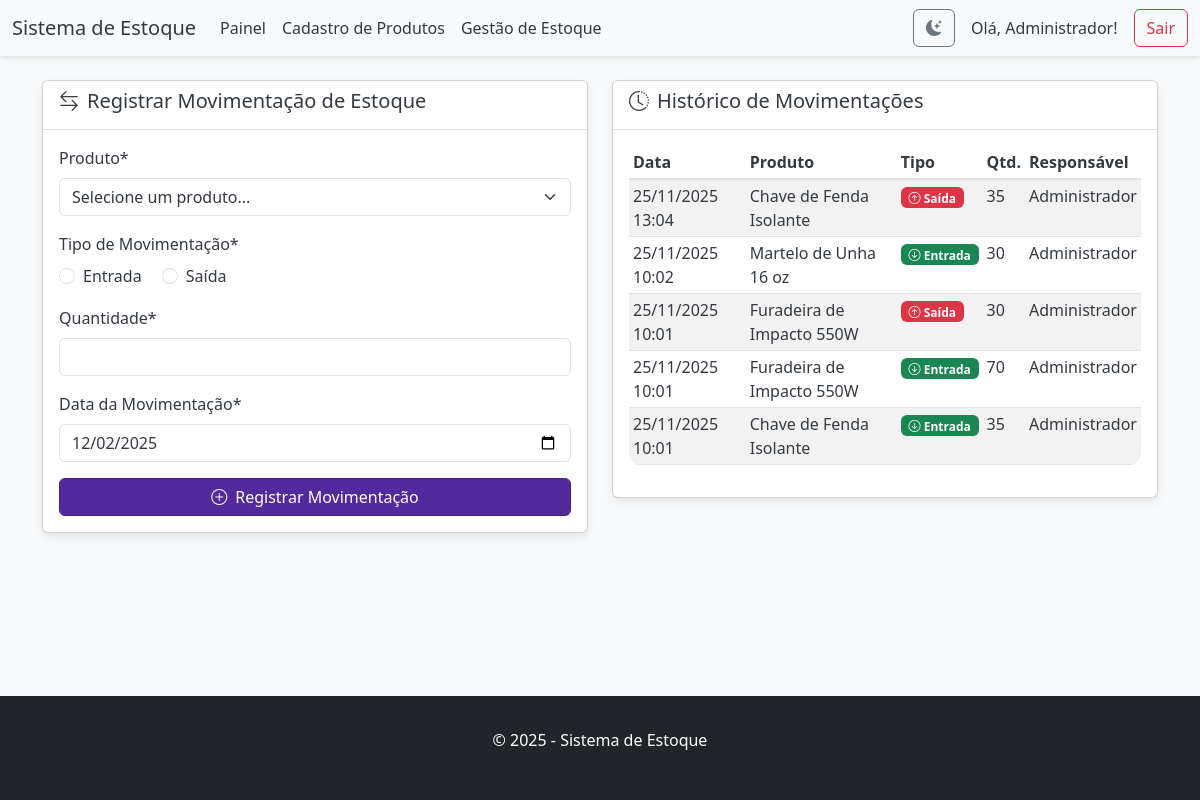
The app's page /estoque/ (signed in), older data.
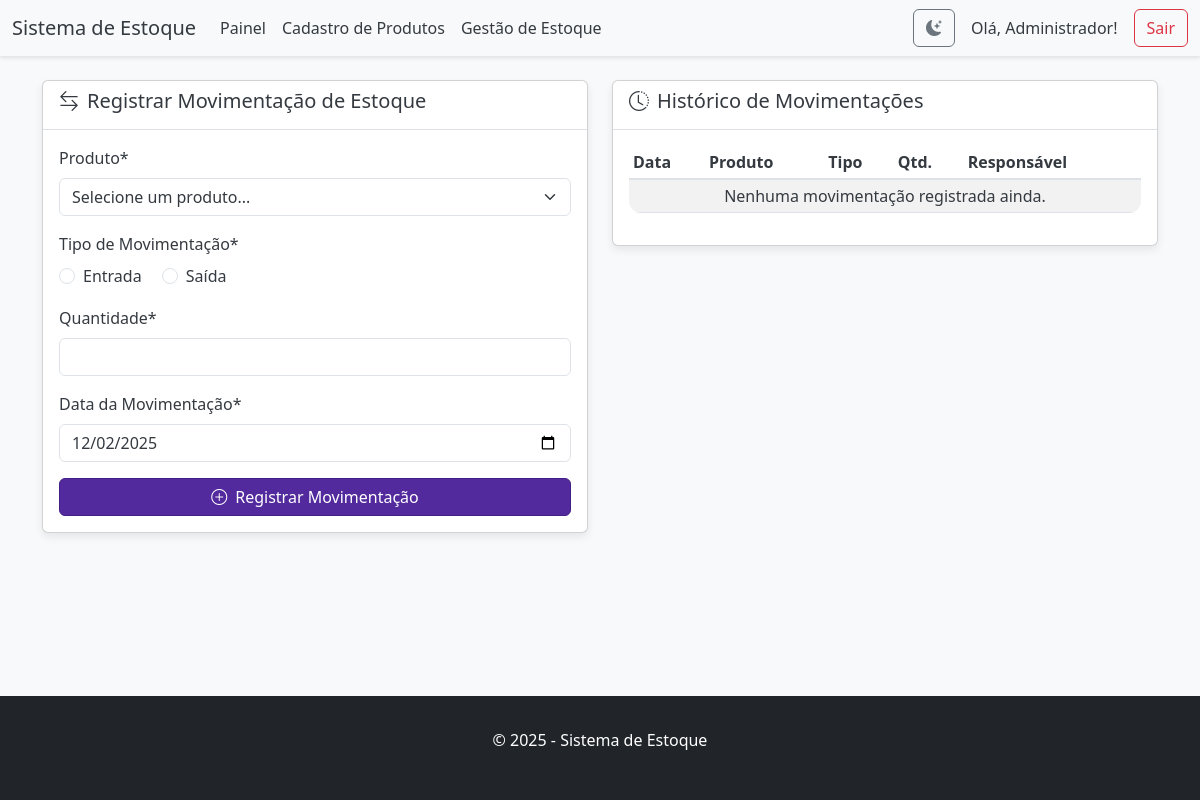
The same page, newer data.
### models.py (models this page shows, shortened)
class User(db.Model, UserMixin):
    __tablename__ = "auth_user"
    id = db.Column(db.Integer, primary_key=True)
    username = db.Column(db.String(150), unique=True, nullable=False)
    password = db.Column(db.String(255), nullable=False)
    nome = db.Column(db.String(150), nullable=False)
    email = db.Column(db.String(200), nullable=False, unique=True)
    movimentacoes_realizadas = relationship("MovimentacaoEstoque", back_populates="responsavel")

class MovimentacaoEstoque(db.Model):
    __tablename__ = 'movimentacoes_estoque'
    id = db.Column(db.Integer, primary_key=True)
    tipo = db.Column(db.String(20), nullable=False)
    quantidade = db.Column(db.Integer, nullable=False)
    data_movimentacao = db.Column(db.DateTime, nullable=False, default=datetime.utcnow)
    produto_id = db.Column(db.Integer, db.ForeignKey('produtos.id'), nullable=False)
    responsavel_id = db.Column(db.Integer, db.ForeignKey('auth_user.id'), nullable=False)
    produto = relationship("Produto", back_populates="movimentacoes")
    responsavel = relationship("User", back_populates="movimentacoes_realizadas")

class Produto(db.Model):
    __tablename__ = 'produtos'
    id = db.Column(db.Integer, primary_key=True)
    titulo = db.Column(db.String(200), nullable=False)
    descricao = db.Column(db.Text(1000), nullable=False)
    marca = db.Column(db.String(100), nullable=False)
    modelo = db.Column(db.String(100), nullable=True)
    caracteristicas = db.Column(db.Text, nullable=True)
    estoque = db.Column(db.Integer, nullable=False, default=0)
    estoque_min = db.Column(db.Integer, nullable=False, default=5)
    movimentacoes = relationship("MovimentacaoEstoque", back_populates="produto")

### estoque_controller.py (the view)
@bp.route('/')
@login_required
def index():
    produtos = Produto.query.order_by(Produto.titulo).all()
    movimentacoes = MovimentacaoEstoque.query.order_by(MovimentacaoEstoque.data_movimentacao.desc()).limit(50).all()
    return render_template('estoque.html', produtos=produtos, movimentacoes=movimentacoes)

### templates/estoque.html (shortened to what this page needs)
{% extends 'layout.html' %}
{% block content %}
<div class="container mt-4">
    <div class="row">
        <div class="col-md-6">
            <div class="card">
                <div class="card-header">
                    <h5><i class="bi bi-arrow-left-right me-2"></i>Registrar Movimentação de Estoque</h5>
                </div>
                <div class="card-body">
                    <form action="{{ url_for('estoque.movimentar') }}" method="post">
                        <div class="mb-3">
                            <label for="produto_id" class="form-label">Produto*</label>
                            <select class="form-select" id="produto_id" name="produto_id" required>
                                <option value="" selected disabled>Selecione um produto...</option>
                            </select>
                        </div>
                        <div class="mb-3">
                            <label class="form-label">Tipo de Movimentação*</label>
                            <div>
                                <div class="form-check form-check-inline">
                                    <input class="form-check-input" type="radio" name="tipo" id="tipoEntrada" value="Entrada" required>
                                    <label class="form-check-label" for="tipoEntrada">Entrada</label>
                                </div>
                                <div class="form-check form-check-inline">
                                    <input class="form-check-input" type="radio" name="tipo" id="tipoSaida" value="Saída" required>
                                    <label class="form-check-label" for="tipoSaida">Saída</label>
                                </div>
                            </div>
                        </div>
                        <div class="mb-3">
                            <label for="quantidade" class="form-label">Quantidade*</label>
                            <input type="number" class="form-control" id="quantidade" name="quantidade" min="1" required>
                        </div>
                        <div class="mb-3">
                            <label for="data_movimentacao" class="form-label">Data da Movimentação*</label>
                            <input type="date" class="form-control" id="data_movimentacao" name="data_movimentacao" required>
                        </div>
                        <button type="submit" class="btn btn-primary w-100">
                            <i class="bi bi-plus-circle me-2"></i>Registrar Movimentação
                        </button>
                    </form>
                </div>
            </div>
        </div>
        <div class="col-md-6">
            <div class="card">
                <div class="card-header">
                    <h5><i class="bi bi-clock-history me-2"></i>Histórico de Movimentações</h5>
                </div>
                <div class="card-body" style="max-height: 500px; overflow-y: auto;">
                    <table class="table table-sm table-striped">
                        <thead>
                            <tr>
                                <th>Data</th>
                                <th>Produto</th>
                                <th>Tipo</th>
                                <th>Qtd.</th>
                                <th>Responsável</th>
                            </tr>
                        </thead>
                        <tbody>
                            {% for mov in movimentacoes %}
                            <tr>
                                <td>{{ mov.data_movimentacao.strftime('%d/%m/%Y %H:%M') }}</td>
                                <td>{{ mov.produto.titulo }}</td>
                                <td><span class="badge bg-{{ 'success' if mov.tipo == 'Entrada' else 'danger' }}">
                                    <i class="bi bi-{{ 'arrow-down-circle' if mov.tipo == 'Entrada' else 'arrow-up-circle' }}"></i> {{ mov.tipo }}
                                </span></td>
                                <td>{{ mov.quantidade }}</td>
                                <td>{{ mov.responsavel.nome }}</td>
                            </tr>
                            {% else %}
                            <tr>
                                <td colspan="5" class="text-center">Nenhuma movimentação registrada ainda.</td>
                            </tr>
                            {% endfor %}
                        </tbody>
                    </table>
                </div>
            </div>
        </div>
    </div>
</div>
{% endblock %}

### templates/layout.html (shortened to what this page needs)
<!DOCTYPE html>
<html lang="pt-br">
<head>
    <link rel="stylesheet" href="/static/css/main.css">
    <link rel="stylesheet" href="/static/bootstrap-5.3.6/css/bootstrap.min.css">
    <link rel="stylesheet" href="https://cdn.jsdelivr.net/npm/bootstrap-icons@1.11.0/font/bootstrap-icons.css">
    <link rel="stylesheet" href="{{ url_for('static', filename='css/notifications.css') }}">
</head>
<body>
    {% include 'navbar.html' %}
    <main class="container-fluid">
        {% block content %}
        {% endblock %}
    </main>
    <footer class="footer">
        <div class="container">
            <p>&copy; 2025 - Sistema de Estoque</p>
        </div>
    </footer>
</body>
</html>

### templates/navbar.html (shortened to what this page needs)
<nav class="navbar navbar-expand-lg bg-body-tertiary">
  <div class="container-fluid">
    <a class="navbar-brand" href="{{ url_for('ctrl_home.dashboard') if current_user.is_authenticated else url_for('ctrl_home.index') }}">Sistema de Estoque</a>
    <div class="collapse navbar-collapse" id="navbarSupportedContent">
      <ul class="navbar-nav me-auto mb-2 mb-lg-0">
        {% if current_user.is_authenticated %}
        <li class="nav-item">
          <a class="nav-link" href="{{ url_for('ctrl_home.dashboard') }}">Painel</a>
        </li>
        <li class="nav-item">
          <a class="nav-link" href="{{ url_for('produtos.index') }}">Cadastro de Produtos</a>
        </li>
        <li class="nav-item">
          <a class="nav-link" href="{{ url_for('estoque.index') }}">Gestão de Estoque</a>
        </li>
        {% endif %}
      </ul>
      <div class="d-flex align-items-center">
        <button id="theme-toggle" class="btn btn-outline-secondary me-3" title="Alternar tema">
        </button>
        {% if current_user.is_authenticated %}
          <span class="navbar-text me-3">Olá, {{ current_user.nome }}!</span>
          <a href="{{ url_for('auth.logout') }}" class="btn btn-outline-danger">Sair</a>
        {% else %}
          <a href="{{ url_for('auth.login') }}" class="btn btn-outline-success">Entrar</a>
        {% endif %}
      </div>
    </div>
  </div>
</nav>

### static/css/main.css (style rules this page uses)
:root { --primary-color: #9d0dfd; --secondary-color: #6c757d; --accent-color: #198754; --background-color: #f8f9fa; --surface-color: #ffffff; --text-color: #343a40; --text-muted-color: #6c757d; --border-color: #dee2e6; --card-shadow: 0 4px 8px rgba(0, 0, 0, 0.08); --border-radius: 0.75rem; }
body { transition: background-color 0.3s ease, color 0.3s ease; }
html, body { height: 100%; margin: 0; }
body { display: flex; flex-direction: column; font-family: 'Inter', sans-serif; background-color: var(--background-color) !important; color: var(--text-color) !important; }
main { flex: 1 0 auto; }
.navbar { background-color: var(--surface-color) !important; box-shadow: 0 2px 4px rgba(0,0,0,0.1); padding-top: 1rem; padding-bottom: 1rem; flex-shrink: 0; }
.navbar .navbar-brand, .navbar .navbar-text, .navbar .nav-link { color: var(--text-color) !important; }
.card { border: none; border-radius: var(--border-radius); box-shadow: var(--card-shadow); transition: transform 0.3s ease, box-shadow 0.3s ease; background-color: var(--surface-color) !important; color: var(--text-color) !important; }
.card-header { background-color: var(--surface-color) !important; border-bottom: 1px solid var(--border-color) !important; font-weight: 600; border-radius: var(--border-radius) var(--border-radius) 0 0 !important; color: var(--text-color) !important; }
.btn { border-radius: 0.5rem; font-weight: 500; transition: all 0.3s ease; }
.btn-primary { background-color: var(--primary-color); border-color: var(--primary-color); }
.form-control, .form-select { border-radius: 0.5rem; border: 1px solid var(--border-color) !important; background-color: var(--surface-color) !important; color: var(--text-color) !important; transition: border-color 0.3s ease, box-shadow 0.3s ease; }
.table { border-radius: var(--border-radius); overflow: hidden; color: var(--text-color) !important; background-color: var(--surface-color) !important; }
.table thead th { border-bottom: 2px solid var(--border-color) !important; font-weight: 600; color: var(--text-color) !important; background-color: var(--surface-color) !important; }
.table tbody td { color: var(--text-color) !important; background-color: var(--surface-color) !important; }
.footer { background-color: #212529; color: #fff; text-align: center; padding: 2rem 0; flex-shrink: 0; }
main h1, main h2, main h3, main h4, main h5, main h6, main p, main span, main div { font-style: normal !important; text-transform: none !important; transform: none !important; text-decoration: none !important; }
.card-body .btn-primary { background-color: #522a9d; border-color: #442086; color: #ffffff; }

Row changes from the older to the newer data that the page shows:
removed MovimentacaoEstoque: data_movimentacao "25/11/2025 13:04", produto.titulo "Chave de Fenda Isolante", tipo "Saída", quantidade "35", responsavel.nome "Administrador"
removed MovimentacaoEstoque: data_movimentacao "25/11/2025 10:02", produto.titulo "Martelo de Unha 16 oz", tipo "Entrada", quantidade "30", responsavel.nome "Administrador"
removed MovimentacaoEstoque: data_movimentacao "25/11/2025 10:01", produto.titulo "Furadeira de Impacto 550W", tipo "Saída", quantidade "30", responsavel.nome "Administrador"
removed MovimentacaoEstoque: data_movimentacao "25/11/2025 10:01", produto.titulo "Furadeira de Impacto 550W", tipo "Entrada", quantidade "70", responsavel.nome "Administrador"
removed MovimentacaoEstoque: data_movimentacao "25/11/2025 10:01", produto.titulo "Chave de Fenda Isolante", tipo "Entrada", quantidade "35", responsavel.nome "Administrador"
Text that changed along with them:
text now shown: "Nenhuma movimentação registrada ainda."
